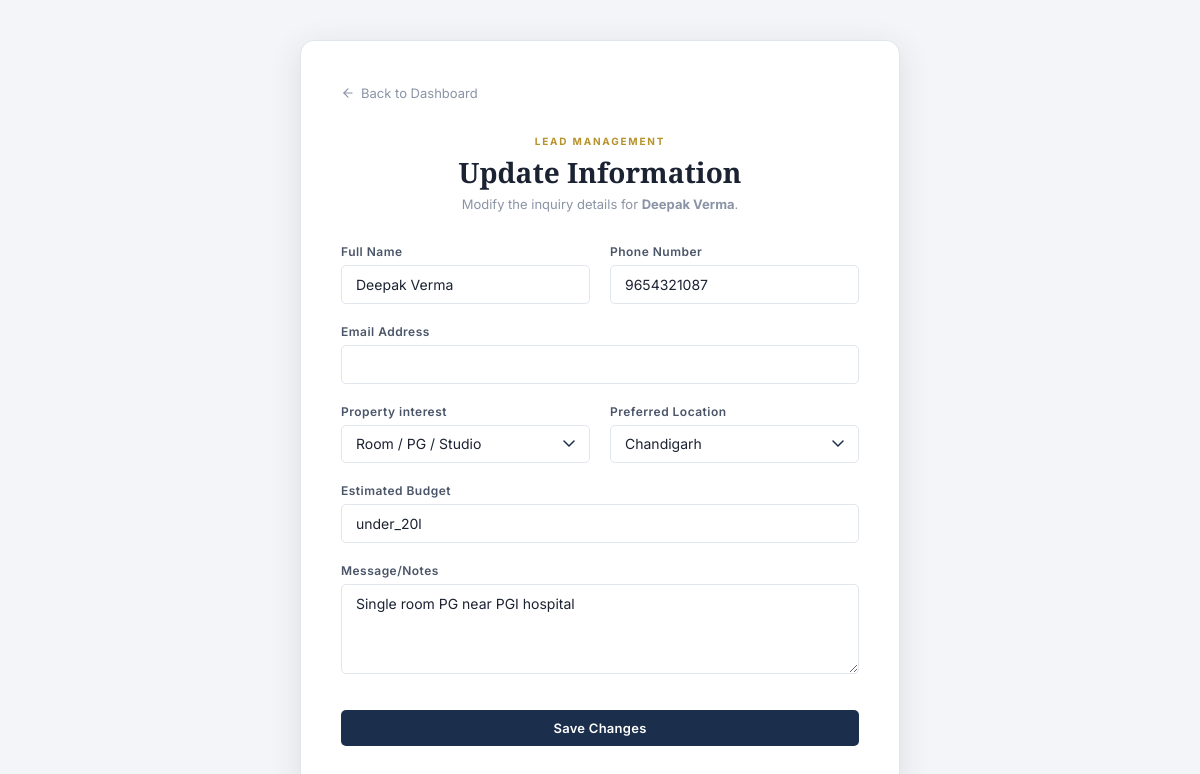
/edit-lead/6/ (signed in), run on the app's committed database.
### mainapp/models.py (models this page shows, shortened)
class Lead(models.Model):
    user = models.ForeignKey(User, on_delete=models.SET_NULL, null=True, blank=True)
    PROPERTY_CHOICES = [
        ('flat', 'Flat / Apartment'),
        ('room', 'Room / PG / Studio'),
        ('plot', 'Residential Plot'),
        ('villa', 'Independent Villa / House'),
        ('commercial', 'Commercial Space / Shop / Office'),
        ('building', 'Building / Complex'),
        ('farm', 'Farm House / Agricultural Land'),
        ('other', 'Other'),
    ]
    LOCATION_CHOICES = [
        ('chandigarh', 'Chandigarh'),
        ('mohali', 'Mohali'),
        ('zirakpur', 'Zirakpur'),
        ('panchkula', 'Panchkula'),
        ('kharar', 'Kharar'),
        ('haryana', 'Haryana (Other)'),
        ('other', 'Other Location'),
    ]
    name = models.CharField(max_length=200)
    phone = models.CharField(max_length=20)
    email = models.EmailField(blank=True, null=True)
    property_interest = models.CharField(max_length=50, choices=PROPERTY_CHOICES, default='flat')
    preferred_location = models.CharField(max_length=50, choices=LOCATION_CHOICES, default='mohali')
    budget = models.CharField(max_length=100, blank=True, null=True)
    message = models.TextField(blank=True, null=True)
    submitted_at = models.DateTimeField(auto_now_add=True)
    class Meta:
        ordering = ['-submitted_at']
        verbose_name = 'Lead'
        verbose_name_plural = 'Leads'

### mainapp/views.py (the view, shortened to what this page needs)
# urls.py: path('edit-lead/<int:lead_id>/', views.edit_lead_view, name='edit_lead'),
@login_required
def edit_lead_view(request, lead_id):
    if not request.user.is_staff:
        return redirect('index')
    try:
        lead = Lead.objects.get(id=lead_id)
    except Lead.DoesNotExist:
        messages.error(request, 'Lead not found.')
        return redirect('dashboard')
    context = {
        'lead': lead,
        'property_choices': Lead.PROPERTY_CHOICES,
        'location_choices': Lead.LOCATION_CHOICES
    }
    return render(request, 'edit_lead.html', context)

### templates/edit_lead.html (shortened to what this page needs)
{% load static %}
<!DOCTYPE html>
<html lang="en">
<head>
  <link rel="stylesheet" href="{% static 'css/style.css' %}">
</head>
<body>
  <div class="form-container">
    <a href="{% url 'dashboard' %}" class="back-link">
      <i data-lucide="arrow-left" style="width: 14px;"></i> Back to Dashboard
    </a>
    <div class="form-header">
      <div class="section-tag">Lead Management</div>
      <h1>Update Information</h1>
      <p style="font-size: 13px; color: var(--text-muted);">Modify the inquiry details for <b>{{ lead.name }}</b>.</p>
    </div>
    <form method="POST">
      <div style="display: grid; grid-template-columns: 1fr 1fr; gap: 20px; margin-bottom: 20px;">
        <div class="form-group">
          <label>Full Name</label>
          <input type="text" name="name" value="{{ lead.name }}" required>
        </div>
        <div class="form-group">
          <label>Phone Number</label>
          <input type="text" name="phone" value="{{ lead.phone }}" required>
        </div>
      </div>
      <div class="form-group" style="margin-bottom: 20px;">
        <label>Email Address</label>
        <input type="email" name="email" value="{{ lead.email|default:'' }}">
      </div>
      <div style="display: grid; grid-template-columns: 1fr 1fr; gap: 20px; margin-bottom: 20px;">
        <div class="form-group">
          <label>Property interest</label>
          <select name="property_interest">
            {% for code, label in property_choices %}
              <option value="{{ code }}" {% if lead.property_interest == code %}selected{% endif %}>{{ label }}</option>
            {% endfor %}
          </select>
        </div>
        <div class="form-group">
          <label>Preferred Location</label>
          <select name="preferred_location">
            {% for code, label in location_choices %}
              <option value="{{ code }}" {% if lead.preferred_location == code %}selected{% endif %}>{{ label }}</option>
            {% endfor %}
          </select>
        </div>
      </div>
      <div class="form-group" style="margin-bottom: 20px;">
        <label>Estimated Budget</label>
        <input type="text" name="budget" value="{{ lead.budget|default:'' }}">
      </div>
      <div class="form-group" style="margin-bottom: 24px;">
        <label>Message/Notes</label>
        <textarea name="message">{{ lead.message|default:'' }}</textarea>
      </div>
      <button type="submit" class="btn btn-submit">Save Changes</button>
    </form>
  </div>
</body>
</html>

### static/css/style.css (style rules this page uses)
:root { --white: #FFFFFF; --off-white: #F8F9FC; --bg: #F4F5F8; --surface: #FFFFFF; --border: #E2E6ED; --border-dark: #C9CDD8; --navy: #1B2E4B; --navy-mid: #253D63; --navy-light: #2F4E7E; --navy-dim: rgba(27,46,75,0.08); --accent: #B8922A; --accent-dim: rgba(184,146,42,0.12); --text-primary: #1B2333; --text-secondary: #4A5568; --text-muted: #8A94A6; --text-light: #B0B8C8; --green: #16A34A; --green-bg: rgba(22,163,74,0.08); --blue: #2563EB; --blue-bg: rgba(37,99,235,0.08); --red: #DC2626; --red-bg: rgba(220,38,38,0.08); --radius-sm: 5px; --radius-md: 10px; --radius-lg: 14px; --shadow-sm: 0 1px 4px rgba(27,46,75,0.08); --shadow-md: 0 4px 16px rgba(27,46,75,0.10); --shadow-lg: 0 8px 32px rgba(27,46,75,0.12); --shadow-premium: 0 10px 40px -10px rgba(27,46,75,0.18); --glass-bg: rgba(255, 255, 255, 0.7); --glass-border: rgba(255, 255, 255, 0.4); --glass-blur: 12px; --transition: 0.3s cubic-bezier(0.4, 0, 0.2, 1); }
*, *::before, *::after { margin: 0; padding: 0; box-sizing: border-box; }
body { font-family: 'Inter', sans-serif; background: var(--bg); color: var(--text-primary); overflow-x: hidden; width: 100%; -webkit-font-smoothing: antialiased; }
html { overflow-x: hidden; width: 100%; scroll-behavior: smooth; font-size: 16px; }
a { text-decoration: none; color: inherit; }
h1, h2, h3 { font-family: 'Cormorant Garamond', serif; font-weight: 700; line-height: 1.12; color: var(--text-primary); }
.btn { display: inline-flex; align-items: center; justify-content: center; gap: 7px; font-family: 'Inter', sans-serif; font-size: 13px; font-weight: 600; letter-spacing: 0.02em; padding: 10px 22px; border-radius: var(--radius-sm); border: none; cursor: pointer; transition: all var(--transition); text-decoration: none; white-space: nowrap; background: var(--navy); color: var(--white); }
.form-group { display: flex; flex-direction: column; gap: 6px; }
label { font-size: 12px; font-weight: 600; letter-spacing: 0.04em; color: var(--text-secondary); }
input, select, textarea { background: var(--white); border: 1.5px solid var(--border); border-radius: var(--radius-sm); padding: 10px 14px; color: var(--text-primary); font-family: 'Inter', sans-serif; font-size: 14px; outline: none; transition: border-color var(--transition), box-shadow var(--transition); width: 100%; }
input::placeholder, textarea::placeholder { color: var(--text-light); }
select { -webkit-appearance: none; appearance: none; cursor: pointer; background-repeat: no-repeat; background-position: right 14px center; padding-right: 36px; }
select option { background: var(--white); color: var(--text-primary); }
textarea { resize: vertical; min-height: 90px; }
.section-tag { display: inline-block; font-size: 10px; font-weight: 700; letter-spacing: 0.18em; text-transform: uppercase; color: var(--accent); margin-bottom: 10px; }

### templates/edit_lead.html (style rules this page uses)
body { background: var(--bg); padding: 40px 24px; }
.form-container { max-width: 600px; margin: 0 auto; background: var(--white); padding: 40px; border-radius: var(--radius-lg); box-shadow: var(--shadow-lg); border: 1px solid var(--border); }
.form-header { margin-bottom: 32px; text-align: center; }
.form-header h1 { font-size: 28px; margin-bottom: 8px; }
.btn-submit { width: 100%; margin-top: 12px; }
.back-link { display: inline-flex; align-items: center; gap: 6px; color: var(--text-muted); font-size: 13px; margin-bottom: 24px; text-decoration: none; transition: color 0.2s; }

### data on the page
Lead: name "Deepak Verma", phone "9654321087", property_interest "Room / PG / Studio", preferred_location "Chandigarh", budget "under_20l", message "Single room PG near PGI hospital"
